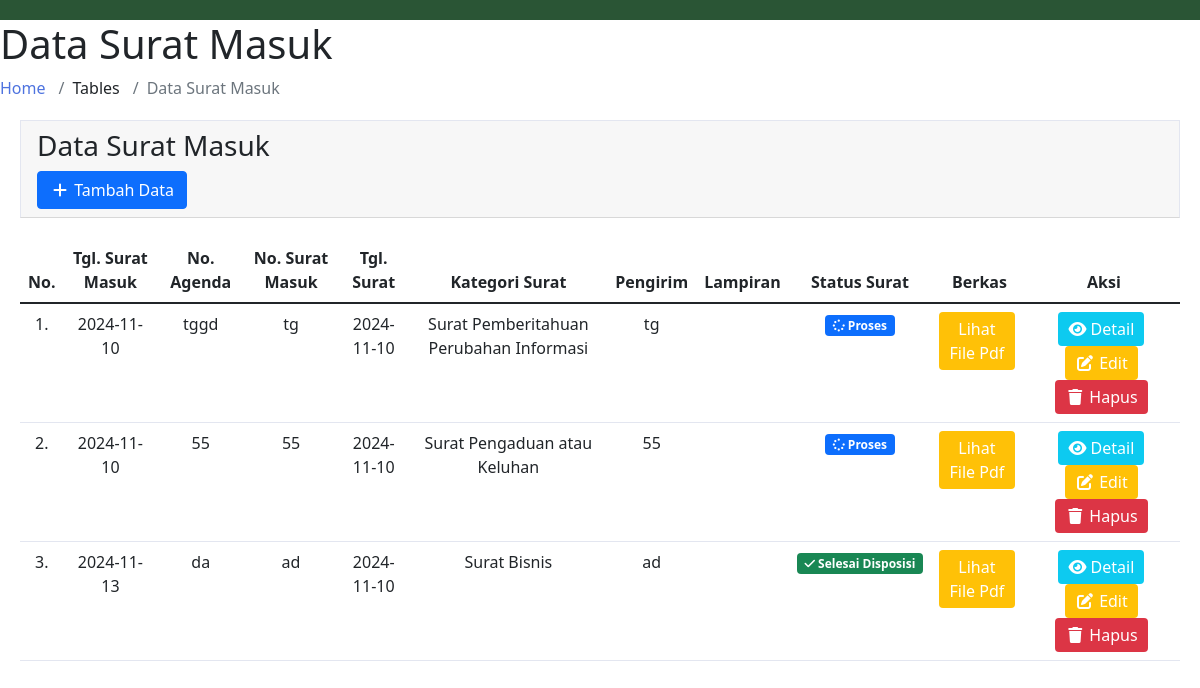
The app's page /Beranda/profil.php with its own data.
### tables this page shows
CREATE TABLE `tb_sm` (
  `id_sm` int(11) NOT NULL,
  `nomor_agenda` varchar(50) NOT NULL,
  `kode_sm` varchar(50) NOT NULL,
  `nomor_sm` varchar(80) NOT NULL,
  `tgl_surat` date DEFAULT NULL,
  `tgl_sm` date NOT NULL,
  `kategori` int(11) NOT NULL,
  `pengirim` varchar(80) NOT NULL,
  `perihal_surat` varchar(50) NOT NULL,
  `lampiran` varchar(50) NOT NULL,
  `disposisi` varchar(80) NOT NULL,
  `status` int(11) NOT NULL,
  `status_baca` int(11) NOT NULL,
  `tgl_disposisi` date NOT NULL
);

CREATE TABLE `tb_kategori` (
  `id_kategori` int(11) NOT NULL,
  `nama_kategori_s` varchar(50) NOT NULL
);

### Beranda/profil.php (the view, shortened to what this page needs)
<?php
include 'koneksi.php';
$query = "SELECT * FROM tb_sm JOIN tb_kategori ON tb_sm.kategori = tb_kategori.id_kategori ORDER BY tb_sm.id_sm DESC";
$result = $koneksi->query($query);
?>
<!DOCTYPE html>
<html lang="id">
<head>
    <link rel="stylesheet" href="../css/styles.css">
    <link rel="stylesheet" href="surat_masuk.css">
    <link rel="stylesheet" href="https://cdnjs.cloudflare.com/ajax/libs/font-awesome/6.0.0-beta3/css/all.min.css">
    <link rel="stylesheet" href="https://cdnjs.cloudflare.com/ajax/libs/twitter-bootstrap/5.1.3/css/bootstrap.min.css">
</head>
<body>
    <header class="header">
    </header>
    <div class="page-header">
        <h1 class="page-title">Data Surat Masuk</h1>
        <ol class="breadcrumb">
            <li class="breadcrumb-item"><a href="./" class="breadcrumb-link">Home</a></li>
            <li class="breadcrumb-item">Tables</li>
            <li class="breadcrumb-item active" aria-current="page">Data Surat Masuk</li>
        </ol>
    </div>
    <div class="card-header">
        <h3 class="card-title">Data Surat Masuk</h3>
        <a class="btn btn-primary" href="#" data-bs-toggle="modal" data-bs-target="#myModal">
            <i class="fas fa-fw fa-plus"></i> Tambah Data
        </a>
    </div>
    <div class="table-responsive">
        <table class="table" id="dataTable">
            <thead>
                <tr class="text-center">
                    <th>No.</th>
                    <th>Tgl. Surat Masuk</th>
                    <th>No. Agenda</th>
                    <th>No. Surat Masuk</th>
                    <th>Tgl. Surat</th>
                    <th>Kategori Surat</th>
                    <th>Pengirim</th>
                    <th>Lampiran</th>
                    <th>Status Surat</th>
                    <th>Berkas</th>
                    <th>Aksi</th>
                </tr>
            </thead>
            <tbody>
                <?php
                $no = 1;
                while($row = mysqli_fetch_assoc($result)){
                ?>
                <tr class="text-center">
                    <td><?php echo $no++; ?>.</td>
                    <td><?php echo $row['tgl_sm']; ?></td>
                    <td><?php echo $row['nomor_agenda']; ?></td>
                    <td><?php echo $row['nomor_sm']; ?></td>
                    <td><?php echo $row['tgl_surat']; ?></td>
                    <td><?php echo $row['nama_kategori_s']; ?></td>
                    <td><?php echo $row['pengirim']; ?></td>
                    <td><?php echo $row['lampiran']; ?></td>
                    <td>
                        <?php if ($row['status'] == 1) { ?>
                        <span class="badge bg-primary"><i class="fas fa-spinner"></i> Proses</span>
                        <?php } elseif ($row['status'] == 2) { ?>
                        <span class="badge bg-warning"><i class="fas fa-paper-plane"></i> Diajukan</span>
                        <?php } elseif ($row['status'] == 3) { ?>
                        <span class="badge bg-success"><i class="fas fa-check"></i> Selesai Disposisi</span>
                        <?php } ?>
                    </td>
                    <td>
                        <a class="btn btn-warning" href="#" data-bs-toggle="modal" data-bs-target="#fileModal<?php echo $row['id_sm']; ?>"> Lihat File Pdf</a>
                    </td>
                    <td>
                        <a class="btn btn-info" href="#" data-bs-toggle="modal" data-bs-target="#detailSuratModal<?php echo $row['id_sm']; ?>"><i class="fas fa-eye"></i> Detail</a>
                        <a class="btn btn-warning" href="#" data-bs-toggle="modal" data-bs-target="#myModaledit<?php echo $row['id_sm']; ?>"><i class="fas fa-fw fa-edit"></i> Edit</a>
                        <button class="btn btn-danger deleteBtn" data-id="<?php echo $row['id_sm']; ?>"><i class="fas fa-fw fa-trash"></i> Hapus</button>
                    </td>
                </tr>
                <?php } ?>
            </tbody>
        </table>
    </div>
</body>
</html>

### css/styles.css (style rules this page uses)
body, h1, h2, ul, li { margin: 0; padding: 0; }
body { font-family: Arial, sans-serif; margin: 0; padding: 0; }
.header { background-color: #2d572c; color: white; display: flex; align-items: center; padding: 10px 20px; }

### Beranda/surat_masuk.css (style rules this page uses)
body { font-family: Arial, sans-serif; background-color: #f8f9fc; margin: 0; padding: 0; }
.header { display: flex; justify-content: space-between; align-items: center; padding: 10px 20px; background-color: #2a5535; color: white; }
.breadcrumb { display: flex; list-style: none; padding: 0; margin: 0; }
.breadcrumb li { margin-right: 5px; }
.breadcrumb li a { text-decoration: none; color: #4e73df; }
.breadcrumb li.active { color: #6c757d; }
.card-header { background-color: white; padding: 15px; border: 1px solid #e3e6f0; margin: 20px; }
.btn-primary { color: rgb(255, 0, 0); background-color: #2d572c; border: none; padding: 10px 20px; text-decoration: none; display: inline-block; }
.table-responsive { margin: 20px; }
.table { width: 100%; border-collapse: collapse; }
.table th, .table td { padding: 12px; text-align: center; border-bottom: 1px solid #e3e6f0; }
.table th { background-color: #f8f9fc; }
.table td { background-color: white; }
.table .btn { padding: 5px 10px; border: none; color: white; cursor: pointer; margin-right: 5px; }

### records on screen
tb_sm: tgl_sm "2024-11-10", nomor_agenda "tggd", nomor_sm "tg", tgl_surat "2024-11-10", tb_kategori.nama_kategori_s "Surat Pemberitahuan Perubahan Informasi", pengirim "tg", status 1 (drawn)
tb_sm: tgl_sm "2024-11-10", nomor_agenda "55", nomor_sm "55", tgl_surat "2024-11-10", tb_kategori.nama_kategori_s "Surat Pengaduan atau Keluhan", pengirim "55", status 1 (drawn)
tb_sm: tgl_sm "2024-11-13", nomor_agenda "da", nomor_sm "ad", tgl_surat "2024-11-10", tb_kategori.nama_kategori_s "Surat Bisnis", pengirim "ad", status 3 (drawn)
